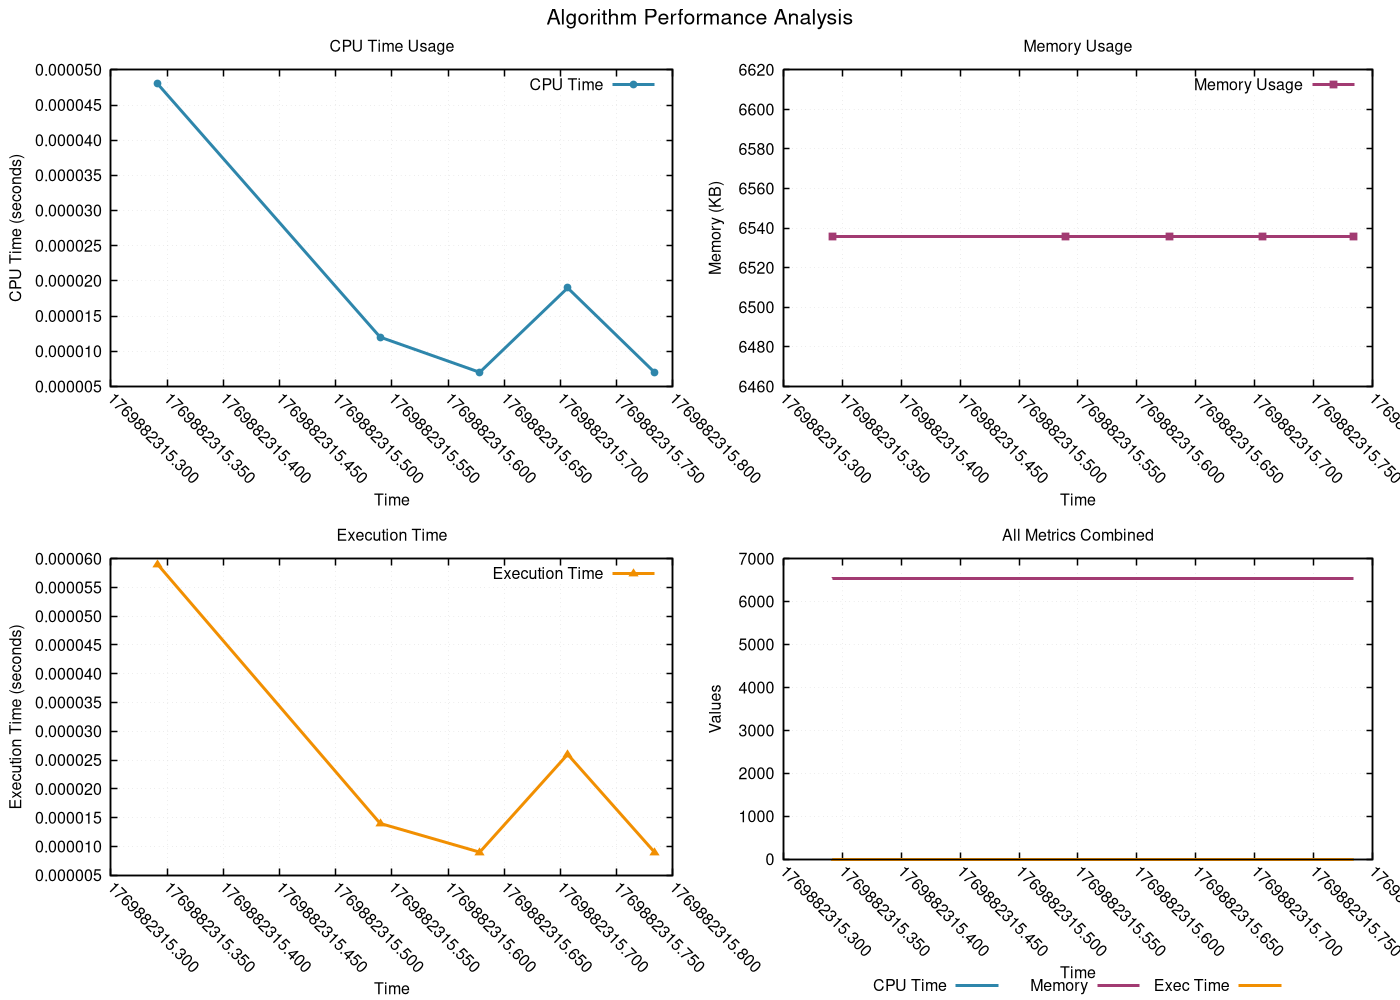

gnuplot code for this plot:
# GNUplot script for resource monitoring
set terminal pngcairo enhanced font 'Helvetica,12' size 1400,1000
set output 'png/fibonacci_iterative_20260131_225833.png'

set multiplot layout 2,2 title 'Algorithm Performance Analysis' font 'Helvetica,16'
set style line 1 lc rgb '#2E86AB' lt 1 lw 3 pt 7 ps 0.8
set style line 2 lc rgb '#A23B72' lt 1 lw 3 pt 5 ps 0.8
set style line 3 lc rgb '#F18F01' lt 1 lw 3 pt 9 ps 0.8
set style line 4 lc rgb '#F19C79' lt 1 lw 3 pt 11 ps 0.8
set style line 5 lc rgb '#0ABB9F' lt 1 lw 3 pt 13 ps 0.8

set format x "%.3f"
set xtics rotate by -45
set autoscale x

set title 'CPU Time Usage'
set xlabel 'Time'
set ylabel 'CPU Time (seconds)'
set grid linestyle 1 lc rgb '#D3D3D3' lt 0 lw 1
set border linewidth 1.5
plot 'png/fibonacci_iterative_20260131_225833.dat' using 1:2 with linespoints ls 1 title 'CPU Time'
set title 'Memory Usage'
set xlabel 'Time'
set ylabel 'Memory (KB)'
set grid linestyle 1 lc rgb '#D3D3D3' lt 0 lw 1
set border linewidth 1.5
plot 'png/fibonacci_iterative_20260131_225833.dat' using 1:3 with linespoints ls 2 title 'Memory Usage'
set title 'Execution Time'
set xlabel 'Time'
set ylabel 'Execution Time (seconds)'
set grid linestyle 1 lc rgb '#D3D3D3' lt 0 lw 1
set border linewidth 1.5
plot 'png/fibonacci_iterative_20260131_225833.dat' using 1:4 with linespoints ls 3 title 'Execution Time'
set title 'All Metrics Combined'
set xlabel 'Time'
set ylabel 'Values'
set grid linestyle 1 lc rgb '#D3D3D3' lt 0 lw 1
set border linewidth 1.5
set key outside center bottom horizontal
plot 'png/fibonacci_iterative_20260131_225833.dat' using 1:2 with lines ls 1 title 'CPU Time', \
     'png/fibonacci_iterative_20260131_225833.dat' using 1:3 with lines ls 2 title 'Memory', \
     'png/fibonacci_iterative_20260131_225833.dat' using 1:4 with lines ls 3 title 'Exec Time'
unset multiplot
